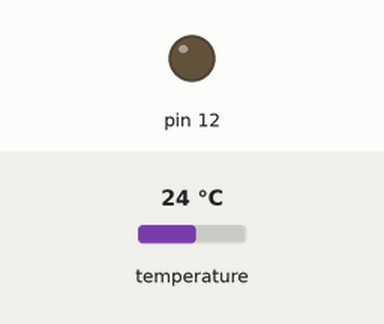
Simulated run of this sketch. Board: Arduino Uno, built with avr-gcc and run on an emulated ATmega328P. Parts: output pins drawn as LEDs (lit = HIGH). The test bench sets the inputs (shaded band); at power-on: temperature 24 °C. What the sketch prints to the serial monitor is not drawn.

Above: at 3.3 s.
3.4 s: temperature set to 25.4 °C
At 5.5 s:
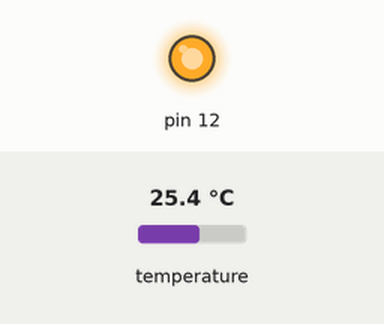
5.9 s: temperature set to 12 °C
At 6.9 s:
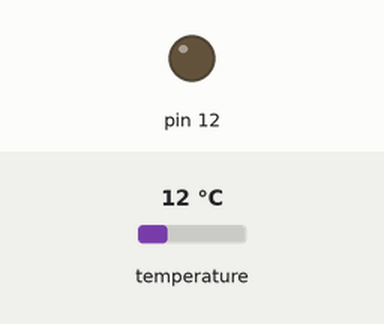
8.4 s: temperature set to 28 °C
At 10.6 s:
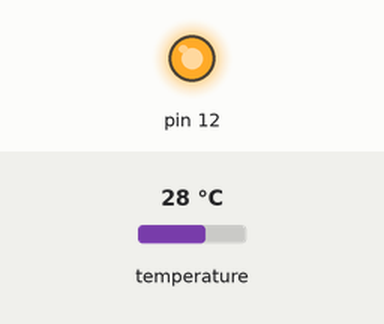
Timing chart, 0 to 12.1 s (numbered marks = the images above; inputs shaded):
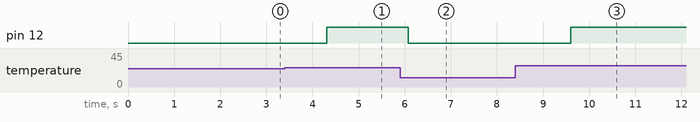

Measured:
- the behaviour switches between 25 and 25.1 °C on temperature (found by bisection; images 0 and 1)
- after the input at 3.4 s, pin 12: LOW → HIGH after 0.91 s
- after the input at 5.9 s, pin 12: HIGH → LOW after 0.18 s
- after the input at 8.4 s, pin 12: LOW → HIGH after 1.2 s

The sketch:

codi.ino
```cpp
// First we include the libraries
#include <OneWire.h>
#include <DallasTemperature.h>

// Data wire is plugged into pin 2 on the Arduino
#define ONE_WIRE_BUS 2

// Setup a oneWire instance to communicate with any OneWire devices
// (not just Maxim/Dallas temperature ICs)
OneWire oneWire(ONE_WIRE_BUS);

// Pass our oneWire reference to Dallas Temperature.
DallasTemperature sensors(&oneWire);

void setup(void) {
  // start serial port
  Serial.begin(9600);
  Serial.println("Dallas Temperature IC Control Library Demo");
  // Start up the library
  sensors.begin();
  pinMode(12,OUTPUT);
}

void loop(void) {
  // call sensors.requestTemperatures() to issue a global temperature
  // request to all devices on the bus
  Serial.print(" Requesting temperatures...");
  sensors.requestTemperatures(); // Send the command to get temperature readings
  Serial.println("DONE");
  Serial.print("Temperature is: ");

  float temp=sensors.getTempCByIndex(0);
  // You can have more than one DS18B20 on the same bus.
  // 0 refers to the first IC on the wire
  Serial.print(temp);

  //light led if temperature is above a limit or light off if below
  if(temp>25){
    digitalWrite(12,HIGH);
  }else{
    digitalWrite(12,LOW);
  }
  delay(1000);

}
```
